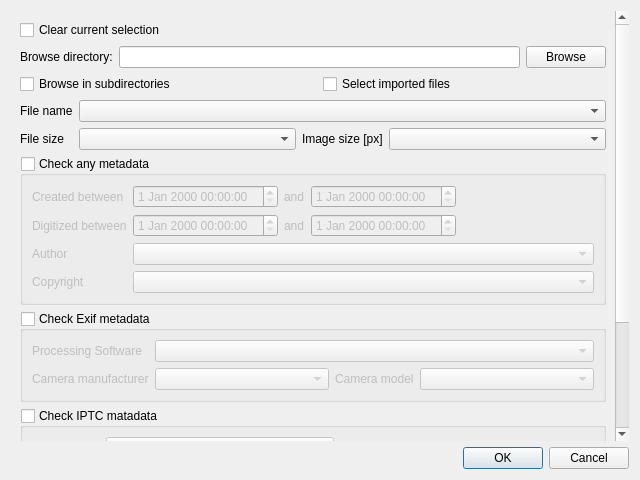
<?xml version="1.0" encoding="UTF-8"?>
<ui version="4.0">
 <class>SelectionDialog</class>
 <widget class="QDialog" name="SelectionDialog">
  <property name="geometry">
   <rect>
    <x>0</x>
    <y>0</y>
    <width>640</width>
    <height>480</height>
   </rect>
  </property>
  <property name="windowTitle">
   <string>Dialog</string>
  </property>
  <layout class="QVBoxLayout" name="verticalLayout">
   <item>
    <widget class="QScrollArea" name="scrollArea">
     <property name="frameShape">
      <enum>QFrame::NoFrame</enum>
     </property>
     <property name="widgetResizable">
      <bool>true</bool>
     </property>
     <widget class="QWidget" name="scrollAreaWidgetContents">
      <property name="geometry">
       <rect>
        <x>0</x>
        <y>0</y>
        <width>606</width>
        <height>558</height>
       </rect>
      </property>
      <layout class="QGridLayout" name="gridLayout_4">
       <item row="2" column="1" colspan="3">
        <widget class="HistoryComboBox" name="fileNameComboBox">
         <property name="sizePolicy">
          <sizepolicy hsizetype="Expanding" vsizetype="Fixed">
           <horstretch>0</horstretch>
           <verstretch>0</verstretch>
          </sizepolicy>
         </property>
        </widget>
       </item>
       <item row="1" column="0" colspan="4">
        <widget class="QWidget" name="dirWidget" native="true">
         <layout class="QGridLayout" name="gridLayout_2">
          <property name="margin">
           <number>0</number>
          </property>
          <item row="1" column="0">
           <widget class="QLabel" name="label">
            <property name="sizePolicy">
             <sizepolicy hsizetype="Maximum" vsizetype="Preferred">
              <horstretch>0</horstretch>
              <verstretch>0</verstretch>
             </sizepolicy>
            </property>
            <property name="text">
             <string>Browse directory:</string>
            </property>
           </widget>
          </item>
          <item row="1" column="3">
           <widget class="QPushButton" name="dirPushButton">
            <property name="sizePolicy">
             <sizepolicy hsizetype="Maximum" vsizetype="Fixed">
              <horstretch>0</horstretch>
              <verstretch>0</verstretch>
             </sizepolicy>
            </property>
            <property name="text">
             <string>Browse</string>
            </property>
           </widget>
          </item>
          <item row="1" column="1" colspan="2">
           <widget class="QLineEdit" name="dirLineEdit"/>
          </item>
          <item row="3" column="0" colspan="2">
           <widget class="QCheckBox" name="dirCheckBox">
            <property name="text">
             <string>Browse in subdirectories</string>
            </property>
           </widget>
          </item>
          <item row="3" column="2" colspan="2">
           <widget class="QCheckBox" name="selectImportedCheckBox">
            <property name="text">
             <string>Select imported files</string>
            </property>
           </widget>
          </item>
         </layout>
        </widget>
       </item>
       <item row="3" column="3">
        <widget class="HistoryComboBox" name="imageSizeComboBox">
         <property name="sizePolicy">
          <sizepolicy hsizetype="Expanding" vsizetype="Fixed">
           <horstretch>0</horstretch>
           <verstretch>0</verstretch>
          </sizepolicy>
         </property>
        </widget>
       </item>
       <item row="3" column="0">
        <widget class="QLabel" name="label_2">
         <property name="text">
          <string>File size</string>
         </property>
        </widget>
       </item>
       <item row="3" column="1">
        <widget class="HistoryComboBox" name="fileSizeComboBox">
         <property name="sizePolicy">
          <sizepolicy hsizetype="Expanding" vsizetype="Fixed">
           <horstretch>0</horstretch>
           <verstretch>0</verstretch>
          </sizepolicy>
         </property>
        </widget>
       </item>
       <item row="3" column="2">
        <widget class="QLabel" name="label_3">
         <property name="text">
          <string>Image size [px]</string>
         </property>
        </widget>
       </item>
       <item row="5" column="0" colspan="4">
        <widget class="QGroupBox" name="exifGroupBox">
         <property name="title">
          <string>Check Exif metadata</string>
         </property>
         <property name="checkable">
          <bool>true</bool>
         </property>
         <property name="checked">
          <bool>false</bool>
         </property>
         <layout class="QGridLayout" name="gridLayout">
          <item row="0" column="0">
           <widget class="QLabel" name="label_10">
            <property name="text">
             <string>Processing Software</string>
            </property>
           </widget>
          </item>
          <item row="1" column="1">
           <widget class="HistoryComboBox" name="exifCameraManufacturerComboBox">
            <property name="sizePolicy">
             <sizepolicy hsizetype="Expanding" vsizetype="Fixed">
              <horstretch>0</horstretch>
              <verstretch>0</verstretch>
             </sizepolicy>
            </property>
           </widget>
          </item>
          <item row="1" column="0">
           <widget class="QLabel" name="label_11">
            <property name="text">
             <string>Camera manufacturer</string>
            </property>
           </widget>
          </item>
          <item row="1" column="2">
           <widget class="QLabel" name="label_12">
            <property name="text">
             <string>Camera model</string>
            </property>
           </widget>
          </item>
          <item row="1" column="3">
           <widget class="HistoryComboBox" name="exifCameraModelComboBox">
            <property name="sizePolicy">
             <sizepolicy hsizetype="Expanding" vsizetype="Fixed">
              <horstretch>0</horstretch>
              <verstretch>0</verstretch>
             </sizepolicy>
            </property>
           </widget>
          </item>
          <item row="0" column="1" colspan="3">
           <widget class="HistoryComboBox" name="exifSoftwareComboBox">
            <property name="sizePolicy">
             <sizepolicy hsizetype="Expanding" vsizetype="Fixed">
              <horstretch>0</horstretch>
              <verstretch>0</verstretch>
             </sizepolicy>
            </property>
           </widget>
          </item>
         </layout>
        </widget>
       </item>
       <item row="4" column="0" colspan="4">
        <widget class="QGroupBox" name="anyGroupBox">
         <property name="title">
          <string>Check any metadata</string>
         </property>
         <property name="checkable">
          <bool>true</bool>
         </property>
         <property name="checked">
          <bool>false</bool>
         </property>
         <layout class="QGridLayout" name="gridLayout_3">
          <item row="2" column="0">
           <widget class="QLabel" name="label_8">
            <property name="text">
             <string>Author</string>
            </property>
           </widget>
          </item>
          <item row="1" column="3">
           <widget class="QDateTimeEdit" name="digitizedBeforeDateTimeEdit"/>
          </item>
          <item row="0" column="3">
           <widget class="QDateTimeEdit" name="createdBeforeDateTimeEdit"/>
          </item>
          <item row="0" column="4">
           <spacer name="horizontalSpacer">
            <property name="orientation">
             <enum>Qt::Horizontal</enum>
            </property>
            <property name="sizeHint" stdset="0">
             <size>
              <width>40</width>
              <height>20</height>
             </size>
            </property>
           </spacer>
          </item>
          <item row="1" column="0">
           <widget class="QLabel" name="label_6">
            <property name="text">
             <string>Digitized between</string>
            </property>
           </widget>
          </item>
          <item row="1" column="2">
           <widget class="QLabel" name="label_7">
            <property name="text">
             <string>and</string>
            </property>
           </widget>
          </item>
          <item row="1" column="1">
           <widget class="QDateTimeEdit" name="digitizedAfterDateTimeEdit"/>
          </item>
          <item row="0" column="0">
           <widget class="QLabel" name="label_4">
            <property name="text">
             <string>Created between</string>
            </property>
           </widget>
          </item>
          <item row="0" column="2">
           <widget class="QLabel" name="label_5">
            <property name="text">
             <string>and</string>
            </property>
           </widget>
          </item>
          <item row="0" column="1">
           <widget class="QDateTimeEdit" name="createdAfterDateTimeEdit"/>
          </item>
          <item row="3" column="0">
           <widget class="QLabel" name="label_9">
            <property name="text">
             <string>Copyright</string>
            </property>
           </widget>
          </item>
          <item row="2" column="1" colspan="4">
           <widget class="HistoryComboBox" name="authorComboBox"/>
          </item>
          <item row="3" column="1" colspan="4">
           <widget class="HistoryComboBox" name="copyrightComboBox"/>
          </item>
         </layout>
        </widget>
       </item>
       <item row="2" column="0">
        <widget class="QLabel" name="fileNameLabel">
         <property name="toolTip">
          <string>Accepts regular expression</string>
         </property>
         <property name="text">
          <string>File name</string>
         </property>
        </widget>
       </item>
       <item row="6" column="0" colspan="4">
        <widget class="QGroupBox" name="iptcGroupBox">
         <property name="title">
          <string>Check IPTC matadata</string>
         </property>
         <property name="checkable">
          <bool>true</bool>
         </property>
         <property name="checked">
          <bool>false</bool>
         </property>
         <layout class="QGridLayout" name="gridLayout_5">
          <item row="3" column="0">
           <widget class="QLabel" name="label_15">
            <property name="text">
             <string>Country</string>
            </property>
           </widget>
          </item>
          <item row="1" column="1" colspan="3">
           <widget class="HistoryComboBox" name="iptcKeywordsComboBox">
            <property name="sizePolicy">
             <sizepolicy hsizetype="Expanding" vsizetype="Fixed">
              <horstretch>0</horstretch>
              <verstretch>0</verstretch>
             </sizepolicy>
            </property>
           </widget>
          </item>
          <item row="3" column="3">
           <widget class="HistoryComboBox" name="iptcCityComboBox">
            <property name="sizePolicy">
             <sizepolicy hsizetype="Expanding" vsizetype="Fixed">
              <horstretch>0</horstretch>
              <verstretch>0</verstretch>
             </sizepolicy>
            </property>
           </widget>
          </item>
          <item row="3" column="2">
           <widget class="QLabel" name="label_16">
            <property name="text">
             <string>City</string>
            </property>
           </widget>
          </item>
          <item row="2" column="1" colspan="3">
           <widget class="HistoryComboBox" name="iptcDescriptionComboBox">
            <property name="sizePolicy">
             <sizepolicy hsizetype="Expanding" vsizetype="Fixed">
              <horstretch>0</horstretch>
              <verstretch>0</verstretch>
             </sizepolicy>
            </property>
           </widget>
          </item>
          <item row="3" column="1">
           <widget class="HistoryComboBox" name="iptcCountryNameComboBox">
            <property name="sizePolicy">
             <sizepolicy hsizetype="Expanding" vsizetype="Fixed">
              <horstretch>0</horstretch>
              <verstretch>0</verstretch>
             </sizepolicy>
            </property>
           </widget>
          </item>
          <item row="0" column="0">
           <widget class="QLabel" name="label_13">
            <property name="text">
             <string>Object name</string>
            </property>
           </widget>
          </item>
          <item row="0" column="1">
           <widget class="HistoryComboBox" name="iptcObjectNameComboBox">
            <property name="sizePolicy">
             <sizepolicy hsizetype="Expanding" vsizetype="Fixed">
              <horstretch>0</horstretch>
              <verstretch>0</verstretch>
             </sizepolicy>
            </property>
           </widget>
          </item>
          <item row="1" column="0">
           <widget class="QLabel" name="label_14">
            <property name="text">
             <string>Keywords</string>
            </property>
           </widget>
          </item>
          <item row="2" column="0">
           <widget class="QLabel" name="label_18">
            <property name="text">
             <string>Description</string>
            </property>
           </widget>
          </item>
          <item row="4" column="0">
           <widget class="QLabel" name="label_17">
            <property name="text">
             <string>Edit status</string>
            </property>
           </widget>
          </item>
          <item row="4" column="1">
           <widget class="HistoryComboBox" name="iptcEditStatusComboBox">
            <property name="sizePolicy">
             <sizepolicy hsizetype="Expanding" vsizetype="Fixed">
              <horstretch>0</horstretch>
              <verstretch>0</verstretch>
             </sizepolicy>
            </property>
           </widget>
          </item>
         </layout>
        </widget>
       </item>
       <item row="0" column="0" colspan="4">
        <widget class="QCheckBox" name="clearSelectionCheckBox">
         <property name="toolTip">
          <string>Unselect items selected before this action</string>
         </property>
         <property name="text">
          <string>Clear current selection</string>
         </property>
        </widget>
       </item>
      </layout>
     </widget>
    </widget>
   </item>
   <item>
    <widget class="QDialogButtonBox" name="buttonBox">
     <property name="orientation">
      <enum>Qt::Horizontal</enum>
     </property>
     <property name="standardButtons">
      <set>QDialogButtonBox::Cancel|QDialogButtonBox::Ok</set>
     </property>
    </widget>
   </item>
  </layout>
 </widget>
 <customwidgets>
  <customwidget>
   <class>HistoryComboBox</class>
   <extends>QComboBox</extends>
   <header>historycombobox.h</header>
  </customwidget>
 </customwidgets>
 <resources/>
 <connections>
  <connection>
   <sender>buttonBox</sender>
   <signal>accepted()</signal>
   <receiver>SelectionDialog</receiver>
   <slot>accept()</slot>
   <hints>
    <hint type="sourcelabel">
     <x>248</x>
     <y>254</y>
    </hint>
    <hint type="destinationlabel">
     <x>157</x>
     <y>274</y>
    </hint>
   </hints>
  </connection>
  <connection>
   <sender>buttonBox</sender>
   <signal>rejected()</signal>
   <receiver>SelectionDialog</receiver>
   <slot>reject()</slot>
   <hints>
    <hint type="sourcelabel">
     <x>316</x>
     <y>260</y>
    </hint>
    <hint type="destinationlabel">
     <x>286</x>
     <y>274</y>
    </hint>
   </hints>
  </connection>
 </connections>
</ui>
